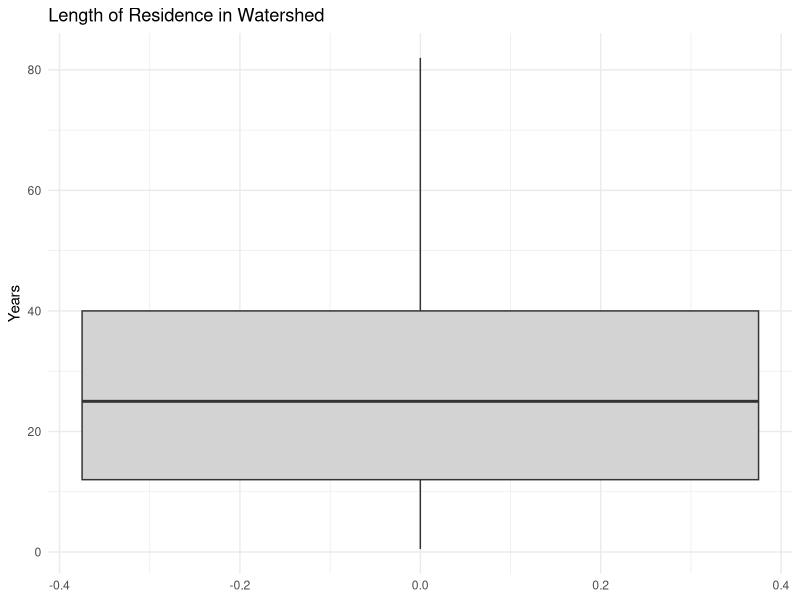
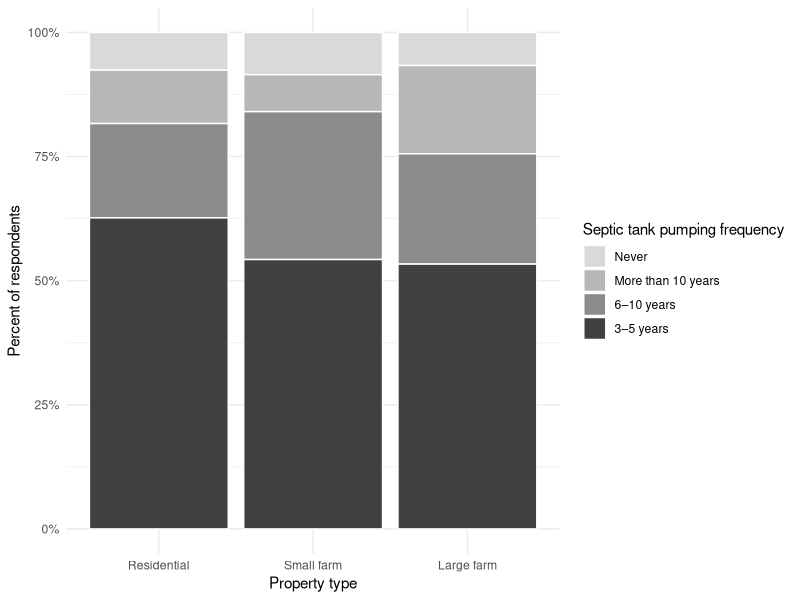

Here is the R script that generated these plots, in order:
## ---- chunk 1
library(tidyverse)

data <- read_csv("demo_data.csv")

data %>% 
  count(SEPTICPUMP)
## ---- chunk 2
data %>%
  summarise(
    mean_acres = mean(SIZE, na.rm = TRUE)
  )
## ---- chunk 3
data %>%
  summarise(
    mean_acres = mean(SIZE, na.rm = TRUE),
    median_acres = median(SIZE, na.rm = TRUE)
  )
## ---- chunk 4
data %>%
  filter(!is.na(TYPE)) %>%
  count(TYPE) %>%
  arrange(desc(n))
## ---- chunk 5
ggplot(data, aes(y = TIMERES)) +
  geom_boxplot(fill = "lightgray") +
  labs(
    title = "Length of Residence in Watershed",
    y = "Years"
  ) +
  theme_minimal()
## ---- chunk 6
data %>%
  summarise(
    n     = sum(!is.na(TIMERES)),
    min   = min(TIMERES, na.rm = TRUE),
    max   = max(TIMERES, na.rm = TRUE),
    range = max(TIMERES, na.rm = TRUE) - min(TIMERES, na.rm = TRUE),
    sd    = sd(TIMERES, na.rm = TRUE)
  ) %>%
  knitr::kable(
    col.names = c("N", "Minimum", "Maximum", "Range", "Standard Deviation"),
    caption = "Summary Statistics for Length of Residence in the Watershed"
  )
## ---- chunk 7
data %>%
  mutate(
    SEPTICPUMP = factor(
      SEPTICPUMP,
      levels = c(0, 1, 2, 3),
      labels = c(
        "Never", "More than 10 years", "6–10 years", "3–5 years")
    )
  ) %>%
  filter(!is.na(SEPTICPUMP)) %>%
  count(SEPTICPUMP) %>%
  mutate(percent = round(100 * n / sum(n), 1)) %>%
  bind_rows(
    summarise(
      .,
      SEPTICPUMP = "Total",
      n = sum(n),
      percent = 100
    )
  ) %>%
  knitr::kable(
    col.names = c("Septic Tank Pumping Frequency", "Count", "Percent"),
    caption = "Distribution of Septic Tank Pumping Frequency"
  )
## ---- chunk 8
data %>% 
  filter(!is.na(SEPTICPUMP), !is.na(TYPE)) %>% 
  mutate(
    SEPTICPUMP = factor(SEPTICPUMP,
      levels = c(0, 1, 2, 3),
      labels = c("Never", "More than 10 years", "6–10 years", "3–5 years")),
    TYPE = factor(TYPE,
      levels = c(1, 2, 3),
      labels = c("Residential", "Small farm", "Large farm"))) %>% 
  ggplot(aes(x = TYPE, fill = SEPTICPUMP)) +
  geom_bar(position = "fill", color = "white") +
  scale_fill_grey(start = 0.85, end = 0.25) +
  scale_y_continuous(labels = scales::percent_format()) +
  labs(
    x = "Property type",
    y = "Percent of respondents",
    fill = "Septic tank pumping frequency"
  ) +
  theme_minimal()
